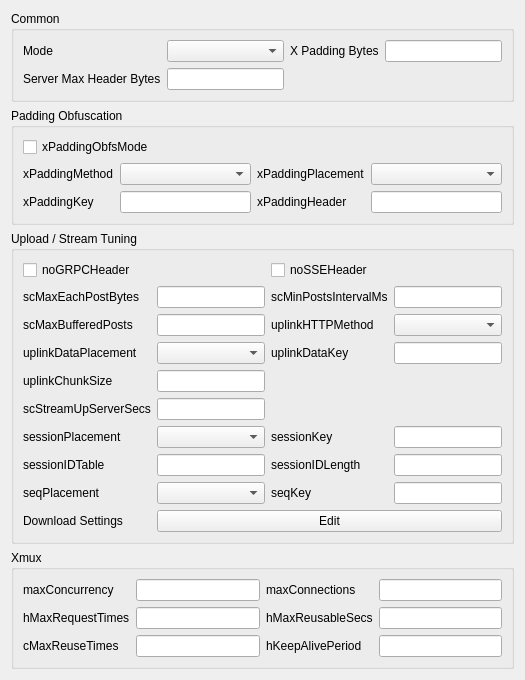
                  <widget class="QWidget" name="xray_xhttp_box" native="true">
                   <layout class="QVBoxLayout" name="verticalLayout_xray_xhttp">
                    <item>
                     <widget class="QGroupBox" name="xray_xhttp_common_box">
                      <property name="sizePolicy">
                       <sizepolicy hsizetype="Expanding" vsizetype="Maximum">
                        <horstretch>0</horstretch>
                        <verstretch>0</verstretch>
                       </sizepolicy>
                      </property>
                      <property name="title">
                       <string>Common</string>
                      </property>
                      <layout class="QGridLayout" name="gridLayout_xray_xhttp_common">
                       <item row="0" column="0">
                        <widget class="QLabel" name="xray_mode_l">
                         <property name="text">
                          <string>Mode</string>
                         </property>
                         <property name="buddy">
                          <cstring>xray_mode</cstring>
                         </property>
                        </widget>
                       </item>
                       <item row="0" column="1">
                        <widget class="NoWheelComboBox" name="xray_mode" />
                       </item>
                       <item row="0" column="2">
                        <widget class="QLabel" name="xray_xpaddingbytes_l">
                         <property name="text">
                          <string>X Padding Bytes</string>
                         </property>
                         <property name="buddy">
                          <cstring>xray_xpaddingbytes</cstring>
                         </property>
                        </widget>
                       </item>
                       <item row="0" column="3">
                        <widget class="QLineEdit" name="xray_xpaddingbytes" />
                       </item>
                       <item row="1" column="0">
                        <widget class="QLabel" name="xray_serverMaxHeaderBytes_l">
                         <property name="text">
                          <string>Server Max Header Bytes</string>
                         </property>
                         <property name="buddy">
                          <cstring>xray_serverMaxHeaderBytes</cstring>
                         </property>
                        </widget>
                       </item>
                       <item row="1" column="1">
                        <widget class="QLineEdit" name="xray_serverMaxHeaderBytes" />
                       </item>
                      </layout>
                     </widget>
                    </item>
                    <item>
                     <widget class="QGroupBox" name="xray_xhttp_padding_box">
                      <property name="sizePolicy">
                       <sizepolicy hsizetype="Expanding" vsizetype="Maximum">
                        <horstretch>0</horstretch>
                        <verstretch>0</verstretch>
                       </sizepolicy>
                      </property>
                      <property name="title">
                       <string>Padding Obfuscation</string>
                      </property>
                      <layout class="QGridLayout" name="gridLayout_xray_xhttp_padding">
                       <item row="0" column="0" colspan="4">
                        <widget class="QCheckBox" name="xray_xpadding_obfs_mode">
                         <property name="text">
                          <string>xPaddingObfsMode</string>
                         </property>
                        </widget>
                       </item>
                       <item row="1" column="0">
                        <widget class="QLabel" name="label_xpadding_method">
                         <property name="text">
                          <string>xPaddingMethod</string>
                         </property>
                         <property name="buddy">
                          <cstring>xray_xpadding_method</cstring>
                         </property>
                        </widget>
                       </item>
                       <item row="1" column="1">
                        <widget class="NoWheelComboBox" name="xray_xpadding_method" />
                       </item>
                       <item row="1" column="2">
                        <widget class="QLabel" name="label_xpadding_placement">
                         <property name="text">
                          <string>xPaddingPlacement</string>
                         </property>
                         <property name="buddy">
                          <cstring>xray_xpadding_placement</cstring>
                         </property>
                        </widget>
                       </item>
                       <item row="1" column="3">
                        <widget class="NoWheelComboBox" name="xray_xpadding_placement" />
                       </item>
                       <item row="2" column="0">
                        <widget class="QLabel" name="label_xpadding_key">
                         <property name="text">
                          <string>xPaddingKey</string>
                         </property>
                         <property name="buddy">
                          <cstring>xray_xpadding_key</cstring>
                         </property>
                        </widget>
                       </item>
                       <item row="2" column="1">
                        <widget class="QLineEdit" name="xray_xpadding_key" />
                       </item>
                       <item row="2" column="2">
                        <widget class="QLabel" name="label_xpadding_header">
                         <property name="text">
                          <string>xPaddingHeader</string>
                         </property>
                         <property name="buddy">
                          <cstring>xray_xpadding_header</cstring>
                         </property>
                        </widget>
                       </item>
                       <item row="2" column="3">
                        <widget class="QLineEdit" name="xray_xpadding_header" />
                       </item>
                      </layout>
                     </widget>
                    </item>
                    <item>
                     <widget class="QGroupBox" name="xray_xhttp_packet_box">
                      <property name="sizePolicy">
                       <sizepolicy hsizetype="Expanding" vsizetype="Maximum">
                        <horstretch>0</horstretch>
                        <verstretch>0</verstretch>
                       </sizepolicy>
                      </property>
                      <property name="title">
                       <string>Upload / Stream Tuning</string>
                      </property>
                      <layout class="QGridLayout" name="gridLayout_xray_xhttp_packet">
                       <item row="1" column="0">
                        <widget class="QLabel" name="xray_scMaxEachPostBytes_l">
                         <property name="text">
                          <string>scMaxEachPostBytes</string>
                         </property>
                         <property name="buddy">
                          <cstring>xray_scMaxEachPostBytes</cstring>
                         </property>
                        </widget>
                       </item>
                       <item row="1" column="1">
                        <widget class="QLineEdit" name="xray_scMaxEachPostBytes" />
                       </item>
                       <item row="1" column="2">
                        <widget class="QLabel" name="xray_scMinPostsIntervalMs_l">
                         <property name="text">
                          <string>scMinPostsIntervalMs</string>
                         </property>
                         <property name="buddy">
                          <cstring>xray_scMinPostsIntervalMs</cstring>
                         </property>
                        </widget>
                       </item>
                       <item row="1" column="3">
                        <widget class="QLineEdit" name="xray_scMinPostsIntervalMs" />
                       </item>
                       <item row="2" column="0">
                        <widget class="QLabel" name="xray_scMaxBufferedPosts_l">
                         <property name="text">
                          <string>scMaxBufferedPosts</string>
                         </property>
                         <property name="buddy">
                          <cstring>xray_scMaxBufferedPosts</cstring>
                         </property>
                        </widget>
                       </item>
                       <item row="2" column="1">
                        <widget class="QLineEdit" name="xray_scMaxBufferedPosts" />
                       </item>
                       <item row="2" column="2">
                        <widget class="QLabel" name="xray_uplink_http_method_l">
                         <property name="text">
                          <string>uplinkHTTPMethod</string>
                         </property>
                         <property name="buddy">
                          <cstring>xray_uplink_http_method</cstring>
                         </property>
                        </widget>
                       </item>
                       <item row="2" column="3">
                        <widget class="NoWheelComboBox" name="xray_uplink_http_method" />
                       </item>
                       <item row="3" column="0">
                        <widget class="QLabel" name="xray_uplink_data_placement_l">
                         <property name="text">
                          <string>uplinkDataPlacement</string>
                         </property>
                         <property name="buddy">
                          <cstring>xray_uplink_data_placement</cstring>
                         </property>
                        </widget>
                       </item>
                       <item row="3" column="1">
                        <widget class="NoWheelComboBox" name="xray_uplink_data_placement" />
                       </item>
                       <item row="3" column="2">
                        <widget class="QLabel" name="xray_uplink_data_key_l">
                         <property name="text">
                          <string>uplinkDataKey</string>
                         </property>
                         <property name="buddy">
                          <cstring>xray_uplink_data_key</cstring>
                         </property>
                        </widget>
                       </item>
                       <item row="3" column="3">
                        <widget class="QLineEdit" name="xray_uplink_data_key" />
                       </item>
                       <item row="4" column="0">
                        <widget class="QLabel" name="xray_uplink_chunk_size_l">
                         <property name="text">
                          <string>uplinkChunkSize</string>
                         </property>
                         <property name="buddy">
                          <cstring>xray_uplink_chunk_size</cstring>
                         </property>
                        </widget>
                       </item>
                       <item row="4" column="1">
                        <widget class="QLineEdit" name="xray_uplink_chunk_size" />
                       </item>
                       <item row="0" column="0" colspan="2">
                        <widget class="QCheckBox" name="xray_no_grpc">
                         <property name="text">
                          <string>noGRPCHeader</string>
                         </property>
                        </widget>
                       </item>
                       <item row="0" column="2" colspan="2">
                        <widget class="QCheckBox" name="xray_no_sse">
                         <property name="text">
                          <string>noSSEHeader</string>
                         </property>
                        </widget>
                       </item>
                       <item row="5" column="0">
                        <widget class="QLabel" name="xray_scStreamUpServerSecs_l">
                         <property name="text">
                          <string>scStreamUpServerSecs</string>
                         </property>
                         <property name="buddy">
                          <cstring>xray_scStreamUpServerSecs</cstring>
                         </property>
                        </widget>
                       </item>
                       <item row="5" column="1">
                        <widget class="QLineEdit" name="xray_scStreamUpServerSecs" />
                       </item>
                       <item row="6" column="0">
                        <widget class="QLabel" name="xray_session_placement_l">
                         <property name="text">
                          <string>sessionPlacement</string>
                         </property>
                         <property name="buddy">
                          <cstring>xray_session_placement</cstring>
                         </property>
                        </widget>
                       </item>
                       <item row="6" column="1">
                        <widget class="NoWheelComboBox" name="xray_session_placement" />
                       </item>
                       <item row="6" column="2">
                        <widget class="QLabel" name="xray_session_key_l">
                         <property name="text">
                          <string>sessionKey</string>
                         </property>
                         <property name="buddy">
                          <cstring>xray_session_key</cstring>
                         </property>
                        </widget>
                       </item>
                       <item row="6" column="3">
                        <widget class="QLineEdit" name="xray_session_key" />
                       </item>
                       <item row="7" column="0">
                        <widget class="QLabel" name="xray_session_id_table_l">
                         <property name="text">
                          <string>sessionIDTable</string>
                         </property>
                         <property name="buddy">
                          <cstring>xray_session_id_table</cstring>
                         </property>
                        </widget>
                       </item>
                       <item row="7" column="1">
                        <widget class="QLineEdit" name="xray_session_id_table" />
                       </item>
                       <item row="7" column="2">
                        <widget class="QLabel" name="xray_session_id_length_l">
                         <property name="text">
                          <string>sessionIDLength</string>
                         </property>
                         <property name="buddy">
                          <cstring>xray_session_id_length</cstring>
                         </property>
                        </widget>
                       </item>
                       <item row="7" column="3">
                        <widget class="QLineEdit" name="xray_session_id_length" />
                       </item>
                       <item row="8" column="0">
                        <widget class="QLabel" name="xray_seq_placement_l">
                         <property name="text">
                          <string>seqPlacement</string>
                         </property>
                         <property name="buddy">
                          <cstring>xray_seq_placement</cstring>
                         </property>
                        </widget>
                       </item>
                       <item row="8" column="1">
                        <widget class="NoWheelComboBox" name="xray_seq_placement" />
                       </item>
                       <item row="8" column="2">
                        <widget class="QLabel" name="xray_seq_key_l">
                         <property name="text">
                          <string>seqKey</string>
                         </property>
                         <property name="buddy">
                          <cstring>xray_seq_key</cstring>
                         </property>
                        </widget>
                       </item>
                       <item row="8" column="3">
                        <widget class="QLineEdit" name="xray_seq_key" />
                       </item>
                       <item row="9" column="0">
                        <widget class="QLabel" name="xray_downloadsettings_l">
                         <property name="text">
                          <string>Download Settings</string>
                         </property>
                         <property name="buddy">
                          <cstring>xray_downloadsettings_edit</cstring>
                         </property>
                        </widget>
                       </item>
                       <item row="9" column="1" colspan="3">
                        <widget class="QPushButton" name="xray_downloadsettings_edit">
                         <property name="text">
                          <string>Edit</string>
                         </property>
                        </widget>
                       </item>
                      </layout>
                     </widget>
                    </item>
                    <item>
                     <widget class="QGroupBox" name="xray_xhttp_xmux_box">
                      <property name="sizePolicy">
                       <sizepolicy hsizetype="Expanding" vsizetype="Maximum">
                        <horstretch>0</horstretch>
                        <verstretch>0</verstretch>
                       </sizepolicy>
                      </property>
                      <property name="title">
                       <string>Xmux</string>
                      </property>
                      <layout class="QGridLayout" name="gridLayout_xray_xhttp_xmux">
                       <item row="0" column="0">
                        <widget class="QLabel" name="xray_max_concurrency_l">
                         <property name="text">
                          <string>maxConcurrency</string>
                         </property>
                         <property name="buddy">
                          <cstring>xray_max_concurrency</cstring>
                         </property>
                        </widget>
                       </item>
                       <item row="0" column="1">
                        <widget class="QLineEdit" name="xray_max_concurrency" />
                       </item>
                       <item row="0" column="2">
                        <widget class="QLabel" name="xray_max_connections_l">
                         <property name="text">
                          <string>maxConnections</string>
                         </property>
                         <property name="buddy">
                          <cstring>xray_max_connections</cstring>
                         </property>
                        </widget>
                       </item>
                       <item row="0" column="3">
                        <widget class="QLineEdit" name="xray_max_connections" />
                       </item>
                       <item row="1" column="0">
                        <widget class="QLabel" name="xray_hMaxRequestTimes_l">
                         <property name="text">
                          <string>hMaxRequestTimes</string>
                         </property>
                         <property name="buddy">
                          <cstring>xray_hMaxRequestTimes</cstring>
                         </property>
                        </widget>
                       </item>
                       <item row="1" column="1">
                        <widget class="QLineEdit" name="xray_hMaxRequestTimes" />
                       </item>
                       <item row="1" column="2">
                        <widget class="QLabel" name="xray_hMaxReusableSecs_l">
                         <property name="text">
                          <string>hMaxReusableSecs</string>
                         </property>
                         <property name="buddy">
                          <cstring>xray_hMaxReusableSecs</cstring>
                         </property>
                        </widget>
                       </item>
                       <item row="1" column="3">
                        <widget class="QLineEdit" name="xray_hMaxReusableSecs" />
                       </item>
                       <item row="2" column="0">
                        <widget class="QLabel" name="xray_max_reuse_times_l">
                         <property name="text">
                          <string>cMaxReuseTimes</string>
                         </property>
                         <property name="buddy">
                          <cstring>xray_max_reuse_times</cstring>
                         </property>
                        </widget>
                       </item>
                       <item row="2" column="1">
                        <widget class="QLineEdit" name="xray_max_reuse_times" />
                       </item>
                       <item row="2" column="2">
                        <widget class="QLabel" name="xray_keep_alive_period_l">
                         <property name="text">
                          <string>hKeepAlivePeriod</string>
                         </property>
                         <property name="buddy">
                          <cstring>xray_keep_alive_period</cstring>
                         </property>
                        </widget>
                       </item>
                       <item row="2" column="3">
                        <widget class="QLineEdit" name="xray_keep_alive_period" />
                       </item>
                      </layout>
                     </widget>
                    </item>
                   </layout>
                  </widget>
